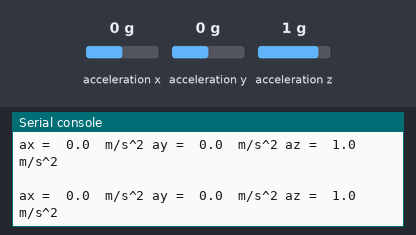
The program below on a simulated Raspberry Pi Pico running MicroPython. On the bench: the last lines printed to the serial console. The test bench sets the inputs (shaded band); at power-on: acceleration x 0 g, acceleration y 0 g, acceleration z 1 g.

Above: at 1.2 s.
1.3 s: acceleration x set to -1.4 g
At 1.63 s:
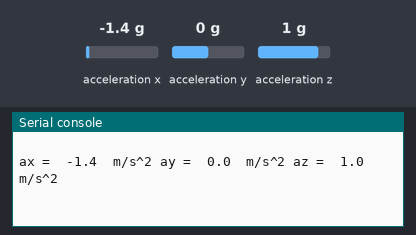
2.8 s: acceleration y set to -1.4 g
At 2.86 s:
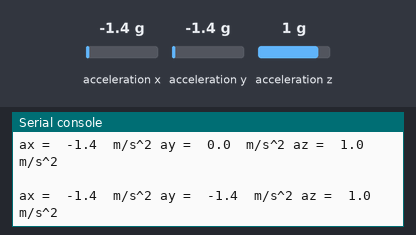
4.3 s: acceleration z set to -1.4 g
At 4.38 s:
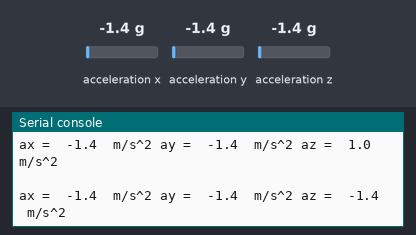

The program:

Accelerometer_Test.py
```python
# Import necessary modules and functions
from imu import MPU6050
from time import sleep
from machine import Pin, I2C

# Initialize MPU6050
i2c = I2C(0, sda = Pin(4), scl = Pin(5), freq = 400000)
imu = MPU6050(i2c, device_addr = 0x68)

# Main loop
while True:
  # Take readings for linear acceleration in three dimesions
  ax = round(imu.accel.x, 2) # Acceleration forward and back
  ay = round(imu.accel.y, 2) # Acceleration left and right
  az = round(imu.accel.z, 2) # Acceleration up and down

  # Print results on serial monitor
  print(" ")
  print("ax = ", ax, " m/s^2", "ay = ", ay, " m/s^2", "az = ", az, " m/s^2")
  sleep(0.1)
```

Measured:
- after the input at 1.3 s, the serial console: prints a new line at once (image 1)
- after the input at 2.8 s, the serial console: prints a new line after 0.05 s (image 2)
- after the input at 4.3 s, the serial console: prints a new line after 0.08 s (image 3)
